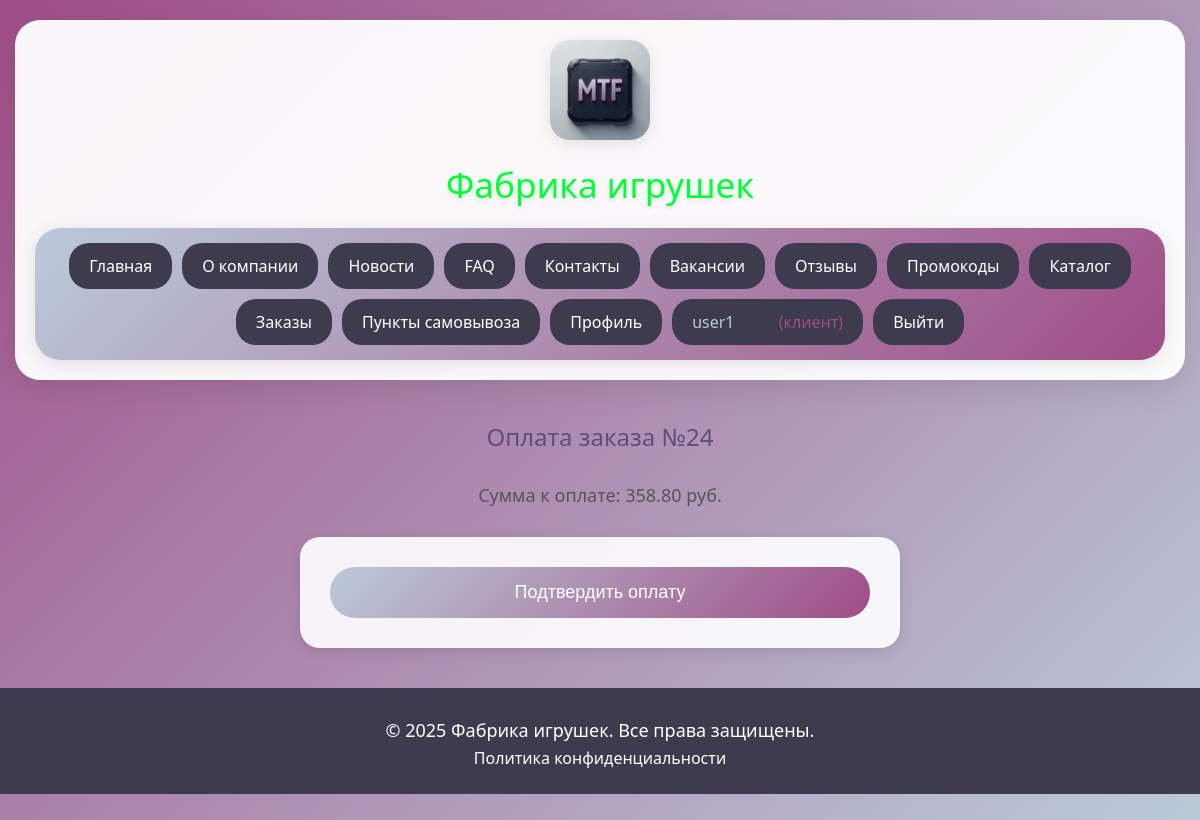
Page /catalog/orders/24/payment/ (signed in) on the committed database.
### users/models.py (models this page shows, shortened)
class User(AbstractUser):
    ROLE_CHOICES = {
        "employee": "Сотрудник",
        "client": "Клиент",
        "admin": "Администратор",
    }
    phone_regex = RegexValidator(
        regex=r"^\+375\d{9}$",
        message="Формат номера: +375XXXXXXXXX",
    )
    role = models.CharField(max_length=20, choices=ROLE_CHOICES)
    phone_number = models.CharField(max_length=13, validators=[phone_regex])
    created_at = models.DateTimeField(auto_now_add=True)
    company_name = models.CharField(max_length=200, blank=True)
    date_of_birth = models.DateField(
        null=True, blank=True, verbose_name="Дата рождения"
    )

### catalog/models.py (models this page shows, shortened)
class Order(models.Model):
    STATUS_CHOICES = [
        ("new", "Новый"),
        ("paid", "Оплачен"),
        ("accepted", "Принят"),
    ]
    client = models.ForeignKey(
        Client, on_delete=models.CASCADE, verbose_name="Компания-заказчик"
    )
    product = models.ForeignKey(
        Product, on_delete=models.CASCADE, null=True, verbose_name="Продукция"
    )
    quantity = models.PositiveIntegerField(verbose_name="Количество", default=100)
    order_date = models.DateField(auto_now_add=True, verbose_name="Дата заказа")
    completion_date = models.DateField(
        null=True, blank=True, verbose_name="Дата выполнения заказа"
    )
    status = models.CharField(max_length=20, choices=STATUS_CHOICES, default="new")
    total_amount = models.DecimalField(max_digits=10, decimal_places=2, default=0)
    class Meta:
        unique_together = ("client", "product")
        verbose_name = "Заказ"
        verbose_name_plural = "Заказы"
        ordering = ["-order_date"]

### catalog/views.py (the view)
# urls.py: path("orders/<int:order_id>/payment/", views.payment_view, name="payment"),
def payment_view(request, order_id):
    order = get_object_or_404(Order, id=order_id)
    if request.method == "POST":
        order.status="paid"
        order.save()
        return redirect("catalog:order_detail", order_id=order.id)
    return render(request, "catalog/payment.html", {"order": order})

### templates/catalog/payment.html (shortened to what this page needs)
{% extends 'base.html' %}
{% block content %}
<link rel="stylesheet" href="/static/css/payment.css">
<div class="main-content">
    <h2>Оплата заказа №{{ order.id }}</h2>
    <p>Сумма к оплате: {{ order.total_amount }} руб.</p>
    <form method="post">
        <button type="submit">Подтвердить оплату</button>
    </form>
</div>
{% endblock %}

### templates/base.html (shortened to what this page needs)
<!DOCTYPE html>
<html lang="ru" itemscope itemtype="https://schema.org/WebSite" style="overflow-x: hidden">
<head>
    <link rel="stylesheet" href="/static/css/base.css">
</head>
<body>
    <header>
        <div class="header-div" itemprop="publisher" itemscope itemtype="https://schema.org/Organization">
            <div class="headinfo">
                <a href="/" accesskey="h"><img src="/media/MTFabout/iconmtf.png" alt="Логотип компании"/></a>
                <h1 title="Главное название" itemprop="name">Фабрика игрушек</h1>
            </div>
            <nav title="navbase"itemprop="mainEntity" itemscope itemtype="https://schema.org/SiteNavigationElement">
                <ul class="nav-list">
                    <li><a href="{% url 'home:index' %}" itemprop="url">Главная</a></li>
                    <li><a href="{% url 'home:about' %}" itemprop="url">О компании</a></li>
                    <li><a href="{% url 'home:news' %}" itemprop="url">Новости</a></li>
                    <li><a href="{% url 'home:faq' %}" itemprop="url">FAQ</a></li>
                    <li><a href="{% url 'home:contacts' %}" itemprop="url">Контакты</a></li>
                    <li><a href="{% url 'home:vacancies' %}" itemprop="url">Вакансии</a></li>
                    <li><a href="{% url 'home:review_crud_list' %}" itemprop="url">Отзывы</a></li>
                    <li><a href="{% url 'home:promocodes' %}" itemprop="url">Промокоды</a></li>
                    <li><a href="{% url 'catalog:product_list' %}" itemprop="url">Каталог</a></li>
                    {% if user.is_authenticated %}
                        {% if user.employee %}
                            <li><a href="{% url 'catalog:employee_dashboard' %}" itemprop="url">Панель управления</a></li>
                            <li><a href="{% url 'users:profile' %}" itemprop="url">Профиль</a></li>
                        {% elif user.client %}
                            <li><a href="{% url 'catalog:order_list' %}" itemprop="url">Заказы</a></li>
                            <li><a href="{% url 'catalog:pickup_points' %}" itemprop="url">Пункты самовывоза</a></li>
                            <li><a href="{% url 'users:profile' %}" itemprop="url">Профиль</a></li>
                        {% endif %}
                        <li>
                            <span style="color:#bbcada">{{ user.get_full_name|default:user.username }}</span>
                            {% if user.is_superuser %}
                                <span style="color:#9f4d86"> (админ)</span>
                            {% elif user.employee %}
                                <span style="color:#9f4d86"> (сотрудник)</span>
                            {% elif user.client %}
                                <span style="color:#9f4d86"> (клиент)</span>
                            {% endif %}
                        </li>
                        <li><a href="{% url 'users:logout' %}" itemprop="url">Выйти</a></li>
                    {% else %}
                        <li><a href="{% url 'users:login' %}" itemprop="url">Войти</a></li>
                        <li><a href="{% url 'users:register' %}" itemprop="url">Регистрация</a></li>
                    {% endif %}
                </ul>
            </nav>
        </div>
    </header>
    <main>
        {% block content %}{% endblock %}
    </main>
    <footer>
        <p>© 2025 Фабрика игрушек. Все права защищены.</p>
        <a href="{% url 'home:policy' %}">Политика конфиденциальности</a>
    </footer>
</body>
</html>

### static/css/base.css (style rules this page uses)
body { margin: 0; background: -webkit-linear-gradient(135deg, #bbcada 0%, #9f4d86 100%); min-height: 100vh; font-family: 'Segoe UI', Tahoma, Geneva, Verdana, sans-serif; }
header { background: rgba(255, 255, 255, 0.95); backdrop-filter: blur(10px); margin: 20px 15px 0; padding: 20px; border-radius: 25px; box-shadow: 0 8px 32px rgba(0, 0, 0, 0.1); position: sticky; top: -195px; z-index: 1000; }
footer { background: rgb(62, 59, 79); margin: 20px 0 0; padding: 25px 15px; text-align: center; }
.headinfo { text-align: center; margin-bottom: 20px; }
.headinfo a { transition: transform 1s ease; }
img[alt^="Логотип"] { border-radius: 20px; height: auto; width: 100px; box-shadow: 0 4px 15px rgba(0, 0, 0, 0.1); }
h1[title="Главное название"] { color: #5d4e7b; margin: 15px 0 0; font-size: 2.2em; font-weight: 300; text-shadow: 0 2px 4px rgba(0, 0, 0, 0.1); }
nav[title$="base"] { background: inherit; }
.nav-list { background: linear-gradient(135deg, #bbcada 0%, #9f4d86 100%); border-radius: 25px; list-style: none; display: flex; justify-content: center; flex-wrap: wrap; padding: 15px; margin: 0; gap:10px; box-shadow: 0 4px 20px rgba(0, 0, 0, 0.1); align-items: center; }
.nav-list li { background: rgb(62, 59, 79); border-radius: 20px; transition: all 0.3s ease; }
.nav-list li a { text-decoration: none; color: white; padding: 12px 20px; display: block; font-weight: 500; transition: color 0.3s ease; }
.nav-list li span { padding: 12px 20px; display: inline-block; font-weight: 500; }
footer p, footer a { color: white; margin: 5px 0; }
footer a { text-decoration: none; transition: color 0.3s ease; }
@media (max-width: 1200px) { h1[title="Главное название"] { color: #00ff37; } }

### static/css/payment.css (style rules this page uses)
.main-content { max-width: 600px; margin: 0 auto; padding: 20px; }
h2 { color: #5d4e7b; text-align: center; margin-bottom: 30px; font-weight: 300; }
p { text-align: center; color: #555; font-size: 18px; margin-bottom: 30px; }
form { background: rgba(255, 255, 255, 0.9); padding: 30px; border-radius: 20px; box-shadow: 0 4px 15px rgba(0, 0, 0, 0.1); }
button[type="submit"] { width: 100%; background: linear-gradient(135deg, #bbcada 0%, #9f4d86 100%); color: white; padding: 15px; border: none; border-radius: 25px; font-size: 18px; font-weight: 500; cursor: pointer; transition: transform 0.3s ease; }

### rows in the picture
User: get_full_name "user1"
Order: id "24", total_amount "358.80"
